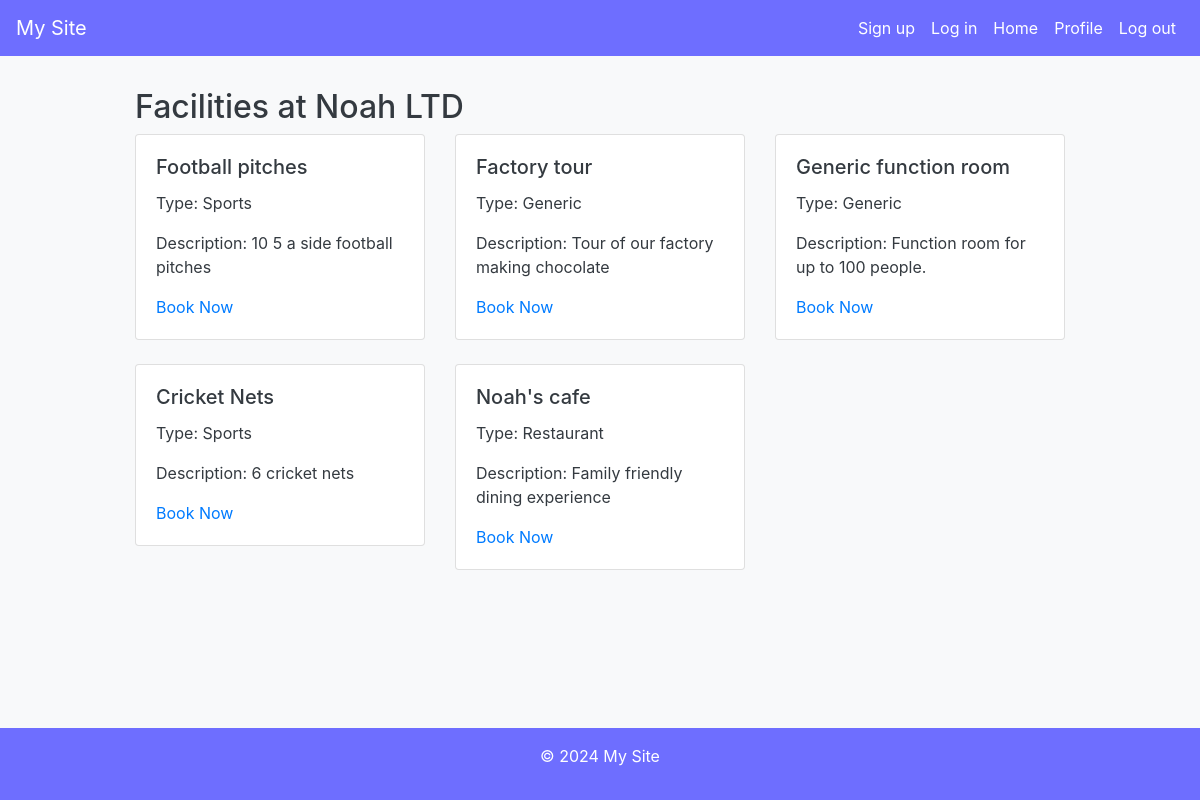
Page /business/12/facilities on the committed database.
### business/models.py (models this page shows, shortened)
class Business(models.Model):
    name = models.CharField(max_length=255)
    description = models.TextField()
    password = models.CharField(max_length=128)  # Remove this line

class Facility(models.Model):
    business = models.ForeignKey(Business, on_delete=models.CASCADE, related_name='facilities')
    facilityType = models.CharField(max_length=255)
    facilityName = models.CharField(max_length=255)
    facilityDescription = models.TextField()

### customer/views.py (the view)
# urls.py: path('business/<int:business_id>/facilities', business_facilities, name='business_facilities'),
def business_facilities(request, business_id):
    business = get_object_or_404(Business, id=business_id)
    facilities = Facility.objects.filter(business=business)
    return render(request, 'businessFacilities.html', {'business': business, 'facilities': facilities})

### customer/templates/businessFacilities.html (shortened to what this page needs)
{% extends "base.html" %}
{% block content %}
  <h2>Facilities at {{ business.name }}</h2>
  {% if facilities %}
    <div class="row">
      {% for facility in facilities %}
        <div class="col-md-4">
          <div class="card mb-4">
            <div class="card-body">
              <h5 class="card-title">{{ facility.facilityName }}</h5>
              <p class="card-text">Type: {{ facility.facilityType }}</p>
              <p class="card-text">Description: {{ facility.facilityDescription }}</p>
                <a href="/facilities/{{ facility.id }}/book">Book Now</a>
            </div>
          </div>
        </div>
        {% if forloop.counter|divisibleby:3 %}
          </div><div class="row">
        {% endif %}
      {% endfor %}
    </div>
  {% else %}
    <p>No facilities found for this business.</p>
  {% endif %}
{% endblock %}

### templates/base.html (shortened to what this page needs)
<!DOCTYPE html>
<html lang="en">
<head>
    <link href="https://stackpath.bootstrapcdn.com/bootstrap/4.5.2/css/bootstrap.min.css" rel="stylesheet">
</head>
<body>
    <header>
        <nav class="navbar navbar-expand-lg navbar-dark">
            <a href="/" class="navbar-brand">My Site</a>
            <div class="collapse navbar-collapse" id="navbarNav">
                <ul class="navbar-nav ml-auto">
                    {% block nav-items %}
                    <li class="nav-item"><a class="nav-link" href="/signup/customer">Sign up</a></li>
                    <li class="nav-item"><a class="nav-link" href="/login/customer">Log in</a></li>
                    <li class="nav-item"><a class="nav-link" href="/customer/home">Home</a></li>
                    <li class="nav-item"><a class="nav-link" href="/customer/bookings">Profile</a></li>
                    <li class="nav-item"><a class="nav-link" href="/logout">Log out</a></li>
                    {% endblock %}
                </ul>
            </div>
        </nav>
    </header>
    <main class="container">
        {% block content %}{% endblock %}
    </main>
    <footer>
        <p>&copy; 2024 My Site</p>
    </footer>
</body>
</html>

### templates/base.html (style rules this page uses)
:root { --primary: #6E6EFF; --secondary: #ffffff; --success: #28a745; --info: #17a2b8; --warning: #ffc107; --danger: #dc3545; --light: #f8f9fa; --dark: #343a40; }
body { background-color: var(--light); color: var(--dark); display: flex; flex-direction: column; min-height: 100vh; }
.navbar { background-color: var(--primary); }
.navbar-brand, .nav-link { color: var(--secondary) !important; }
footer { background-color: var(--primary); color: var(--secondary); text-align: center; padding: 1em 0; margin-top: auto; }
main { padding-top: 2rem; padding-bottom: 2rem; flex: 1; }
.container { max-width: 960px; }

### rows in the picture
Business: name "Noah LTD"
Facility: facilityName "Football pitches", facilityType "Sports", facilityDescription "10 5 a side football pitches"
Facility: facilityName "Factory tour", facilityType "Generic", facilityDescription "Tour of our factory making chocolate"
Facility: facilityName "Generic function room", facilityType "Generic", facilityDescription "Function room for up to 100 people."
Facility: facilityName "Cricket Nets", facilityType "Sports", facilityDescription "6 cricket nets"
Facility: facilityName "Noah's cafe", facilityType "Restaurant", facilityDescription "Family friendly dining experience"
